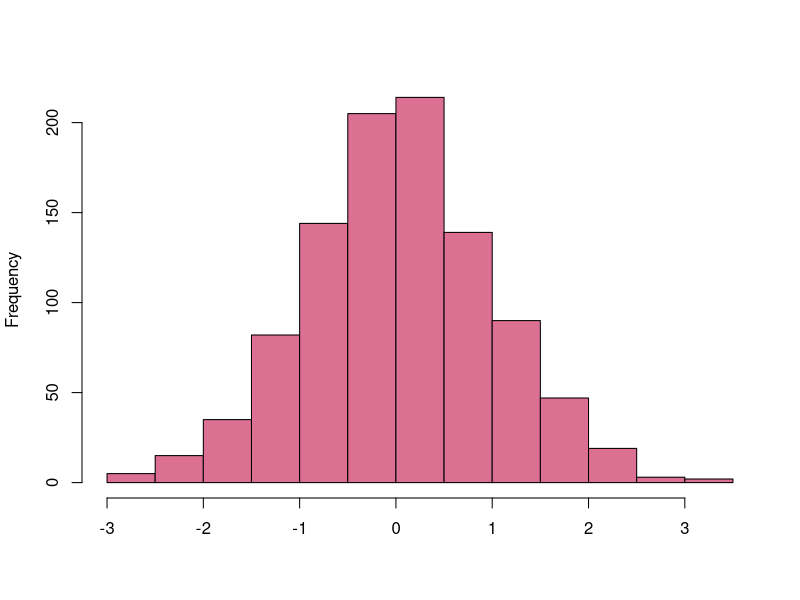
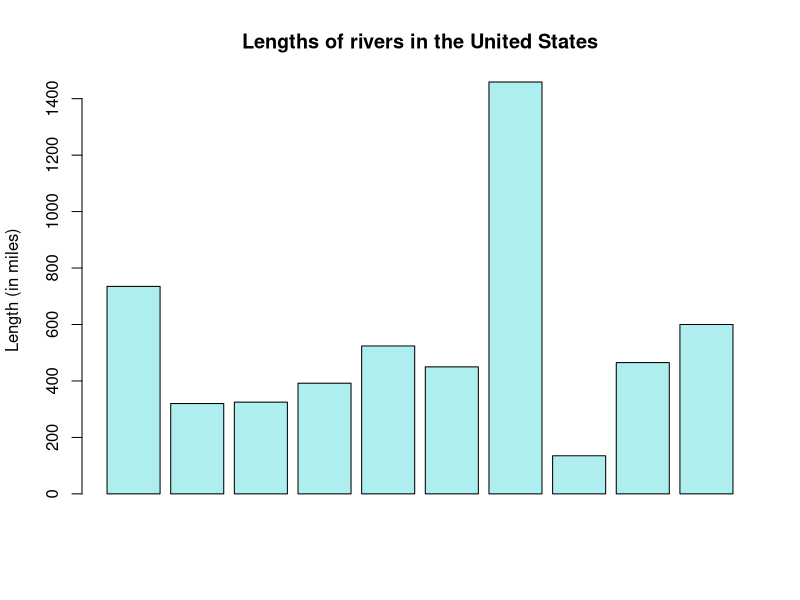
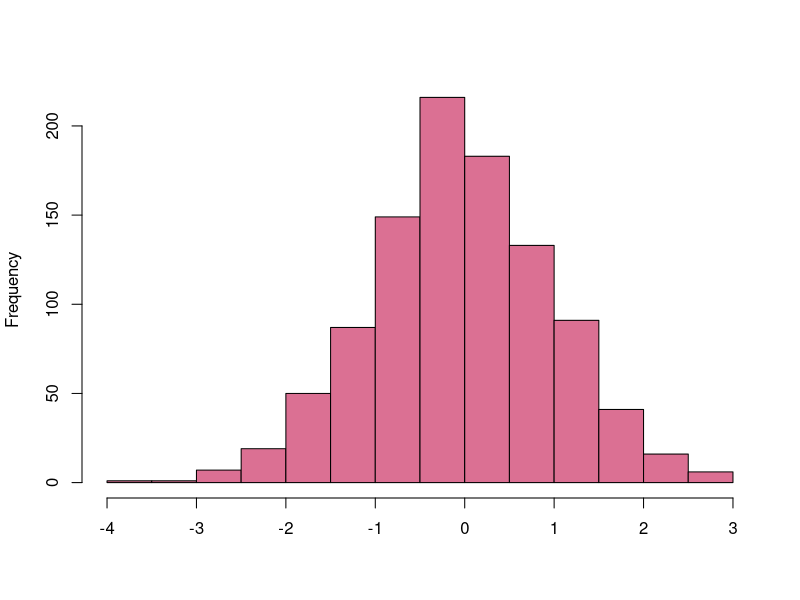
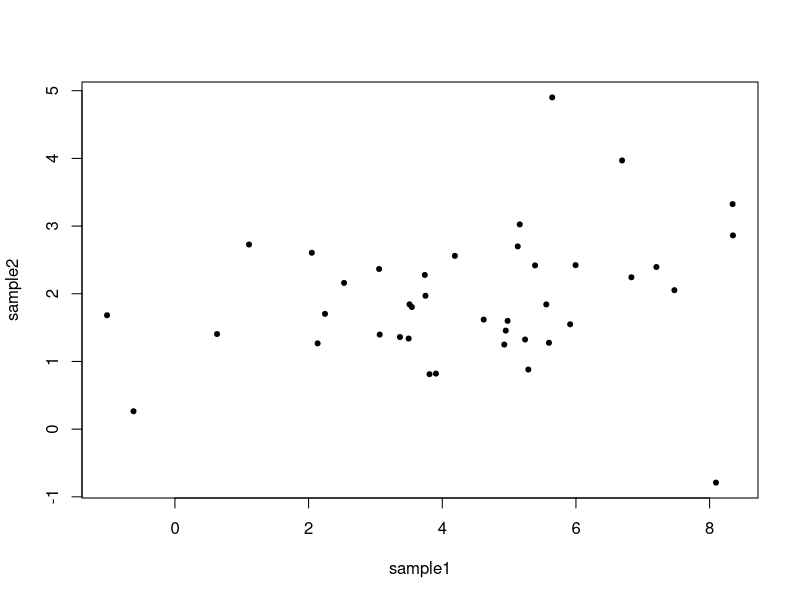
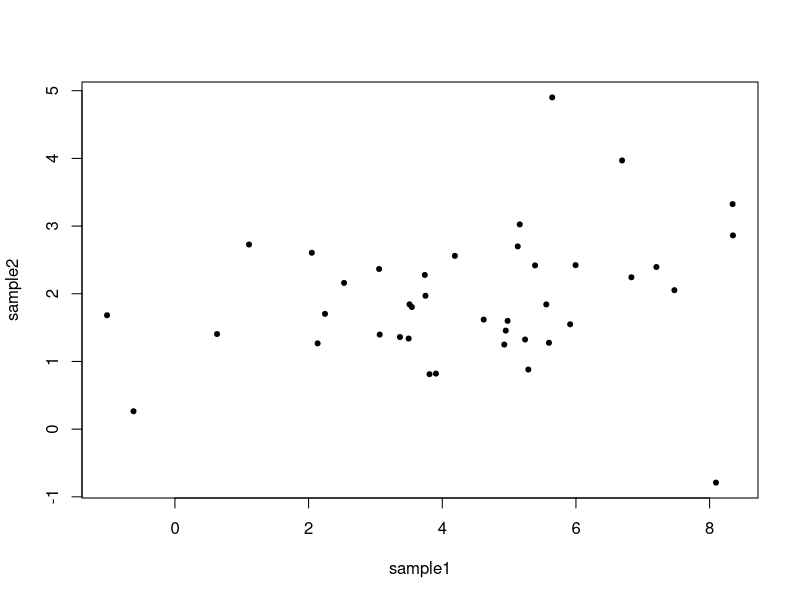
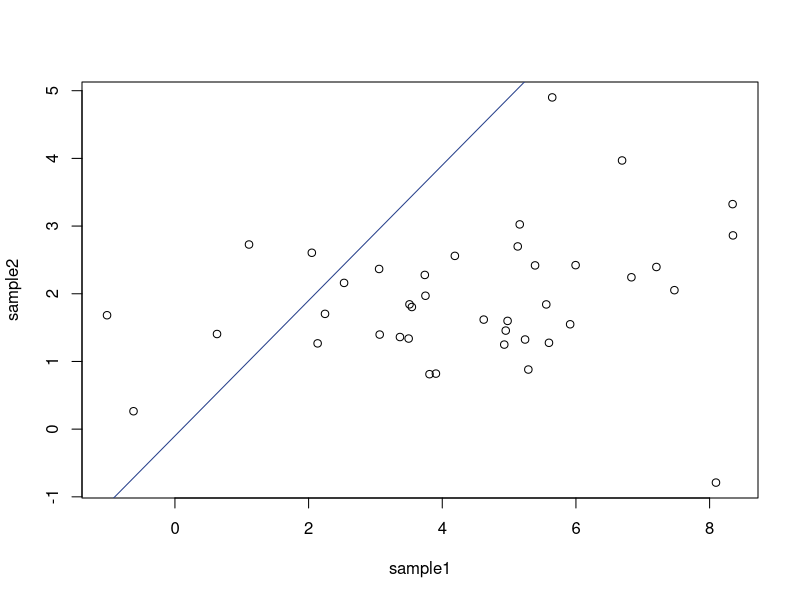
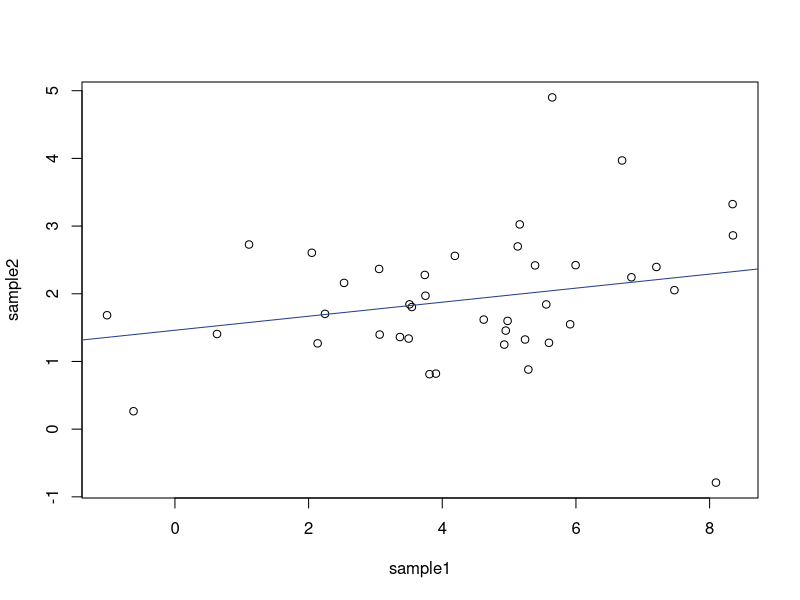
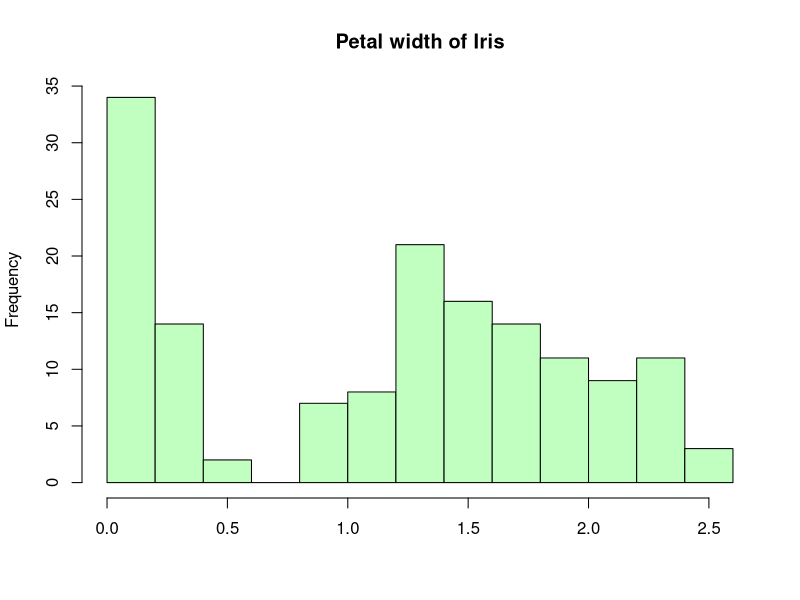

Reproduce these figures in R, in order. (Note: this script raises an error after producing the figures.)
## ---- chunk 1
7 + 4
3^2
10 %% 7
## ---- chunk 2
7 == 4
3 > 2
7!=4
## ---- chunk 3
a <- (12 + 180) * 3
a
## ---- chunk 4
5 + 5 # This adds five and five 

# 10 + 10 this does not add ten and ten 
## ---- chunk 5
a <- 8 * 10
b <- 2 * 10
d <- a * b
d

# This is equivalent to: 
d <- 8 * 10 * 2 * 10
d
## ---- chunk 6
a <- c(3, 4, 5)
a
b <- c(3.24, 4.57, 5.03)
b
## ---- chunk 7
pets <- c("dog", "cat", "bird")
pets
## ---- chunk 8
# Make objects 
a <- sqrt(4 * 7)
b <- 6 * 5
g <- 9 * 2

# Combine
d <- c(a, b, g)
d
## ---- chunk 9
x <- 1:10
x
## ---- chunk 10
x <- seq(from = 1, to = 20, by = 2)
x
## ---- chunk 11
# Create a vector 
height <- c(76, 72, 74, 74, 78)
height

height[1] # extract the 1st element in the vector 
height[5] # extract the 5th element
## ---- chunk 12
height <- c(76, 72, 74, 74, 78)

height[-1]
## ---- chunk 13
# Create a vector with named elements 
temp <- c(monday = 28.1, tuesday = 28.5, wednesday = 29.0, thursday = 30.1, friday = 30.2)
temp

temp["wednesday"]
temp[3]
## ---- chunk 14
y <- 5:50
y

y[y <= 10]  # extract all elements less than or equal to 10
y[y < 10 & y != 5]  # extract all elements less than 10 that are not equal to 5
## ---- chunk 15
seq(1, 10, 1)
seq(from = 1, to = 10, by = 1)
## ---- chunk 16
sum(c(3, 4, 5))
## ---- chunk 17
mean(seq(5, 100, 5))
## ---- chunk 18
x <- seq(5, 100, 5)

# use the vector x as the input to the function
mean(x)
## ---- chunk 19
help(mean)
## ---- chunk 20
?mean  # Same as help(mean) 
## ---- chunk 21
??robust
## ---- chunk 22
# Two ways to load packages:
library(ggplot2)
require(ggplot2)
## ---- chunk 23
norm <- rnorm(n = 1000, mean = 0, sd = 1)
head(norm)
hist(norm, col = "palevioletred", main = "", xlab = "", ylab = "Frequency")
## ---- chunk 24
# Use the R dataset of the length of rivers in the United States (a univariate data set)
head(rivers)
barplot(height = rivers[1:10], col = "paleturquoise", main = "Lengths of rivers in the United States", ylab = "Length (in miles)")
## ---- chunk 25
# Generate and visualize 100 random points from a standard normal distribution
sample <- rnorm(1000)
hist(sample, col = "palevioletred", main = "", xlab = "", ylab = "Frequency")
## ---- chunk 26
x <- 1:100
sample(x, size = 20) # Sample without replacement
sample(x, size = 20, replace = TRUE) # Sample with replacement
## ---- chunk 27
sample1 <- rnorm(n = 40, mean = 4, sd = 2)
sample2 <- rnorm(n = 40, mean = 2, sd = 1)
plot(formula = sample2 ~ sample1, pch = 20)
## ---- chunk 28
plot(x = sample1, y = sample2, pch = 20)
## ---- chunk 29
plot(sample1, sample2)
abline(a = -0.1, b = 1, col="royalblue4")
## ---- chunk 30
plot(sample1, sample2)
abline(lm(sample2 ~ sample1), col="royalblue4")
## ---- chunk 31
head(trees)  # Pre-loaded dataset in R - measurements of black cherry trees
## ---- chunk 32
head(iris)
## ---- chunk 33
head(iris)
## ---- chunk 34
iris[1, 1]  # first row, first column
iris[3, 3]  # third row, third column
## ---- chunk 35
iris[2, ]  # subset the entire second row 
iris[, 2]  # subset the entire second column 
## ---- chunk 36
iris[c(5, 7, 9), 1:2]
## ---- chunk 37
petal <- iris$Petal.Width  # Subset of the column petal width

hist(petal, col = "darkseagreen1", main = "Petal width of Iris", xlab = "", ylab = "Frequency") # Make a histogram of petal width frequency
## ---- chunk 38
logi <- petal > 1 # Which petal widths are greater than 1?
head(logi)

iris.subset <- iris[logi, ] # Subset of iris only including individuals
# where petal width is greater than 1

head(iris.subset)
## ---- chunk 39
iris.subset <- iris[iris$Petal.Length == 4,]
head(iris.subset)
## ---- chunk 40
versicolor_only <- iris[iris$Species == "versicolor", ]
head(versicolor_only)
## ---- chunk 41
versicolor.4 <- iris[iris$Petal.Length > 4 & iris$Species == "versicolor", ]  # subset of observations or only I. versicolor where petal length is greater than 4
head(versicolor.4)
## ---- chunk 42
df <- data.frame(x = 1:5, y = 6:2)
df
## ---- chunk 43
df <- data.frame(df, z = 41:45)
df
## ---- chunk 44
df$z <- 41:45
df
## ---- chunk 45
df.subset <- df[, -3]
df.subset
## ---- chunk 46
df$z <- NULL
df
## ---- chunk 47
a <- matrix(1:9, ncol = 3, nrow = 3)
a

## ---- chunk 48
a <- matrix(1:9, ncol = 3, nrow = 3)
a
a[2, 2]
a[2, ]
## ---- chunk 49
getwd()
## ---- chunk 50
for (i in 1:5){
    print(i)
}
## ---- chunk 51
x <- 1:10

x[6]
x[6:9]

## ---- chunk 52
x <- 1:10

sum(x)
mean(x)
## ---- chunk 53
for (i in 1:3) {
  print(i)
}
## ---- chunk 54
for (i in 1:4){
    print(i^2)
}
## ---- chunk 55
x <- 2

for (i in 1:4){
    x <- x^2
    print(x)
}
## ---- chunk 56
dogs <- 10
for (i in 1:5){
    dogs <- dogs + 1
}
## ---- chunk 57
nameVector <- c("Harry", "Hermione", "Ron")

for (i in 1:length(nameVector)){
    print(paste("Hi,", nameVector[i], sep=" "))
}
## ---- chunk 58
length(nameVector) # The # of positions in nameVector

nameVector[1] # The 1st position in nameVector

# Combine text and index of a vector
paste("Hi,", nameVector[1], sep=" ") 
## ---- chunk 59
nameVector <- c("Harry", "Hermione", "Ron")

for (i in 1:length(nameVector)){
    print(paste("Hi,", nameVector[i], sep=" "))
}
## ---- chunk 60
nameVector <- c("Harry", "Hermione", "Ron")

for (i in 1:length(nameVector)){
    paste("Hi,", nameVector[i], sep=" ")
}
## ---- chunk 61
x <- c(1, 2, "blue")
x
typeof(x)
## ---- chunk 62
a <- list(numeric = seq(0, 0.25, 0.01), integer = 10:20, logical = c(TRUE, FALSE, FALSE), character = c("open", "closed", "closed", "open"))
a
## ---- chunk 63
x <- c(1, 2, 3, 4, 5)
y <- c(3, 6, 8, 10)

v <- c(x, y)  # Create a vector
str(v)
l <- list(x, y)  # Create a list
str(l)

v[2]  # Index a vector 

l[[2]]  # Index a list 
## ---- chunk 64
b <- list(1:4, c(3.25, 6.75, 8.175, 4.5), c("apples", "bananas", "oranges", "pears"))
b[2]  # returns a list
str(b[2])

b[[2]]  # returns numbers from list
str(b[[2]])
## ---- chunk 65
b[1] * b[2]  # can't do arithmatic on lists

b[[1]] * b[[2]]  # can do arithmatic on numbers
## ---- chunk 66
b[[2]] # 2nd element of list 
b[[2]][2] # 2nd element of 2nd element of list 
## ---- chunk 67
outputs <- c()  # Create a blank vector

x <- rnorm(n = 10, mean = 1, sd = 0.5)  # Vector that we will use in the loop

for (i in 1:length(x)) {
  outputs[i] <- x[i] * 10
}
outputs
## ---- chunk 68
output <- list()
for(x in 1:10) {
  output[1] <- sum(x + x^2)
}

output2 <- list()
for(x in 1:11) {
  output2[x + 1] <- sum(x + x^2)
}
## ---- chunk 69
if (3 > 2) {
  print("Yes")
}
## ---- chunk 70
x <- 1:5

for (i in 1:length(x)) {
  if(x[i] > 3) {
    print(paste(x[i],"is greater than 3"))
  }
  if(x[i] <= 3) {
    print(paste(x[i],"is less than or equal to 3"))
  }
}
## ---- chunk 71
for (i in 1:length(x)) {
  if(x[i] > 3){
    break
    }
  if(x[i] <= 3) {
    print(paste(x[i],"is less than or equal to 3"))
    }
}
## ---- chunk 72
for (i in 1:length(x)) {
  if(x[i] == 4) {
    next
    }
  if(x[i] > 3) {
    print(paste(x[i],"is greater than 3"))
    }
  if(x[i] <= 3) {
    print(paste(x[i],"is less than or equal to 3"))
    }
  }
## ---- chunk 73
M <- matrix(rnorm(9), ncol = 3, nrow = 3)
M
apply(M, 1, median) # median of rows 
apply(M, 2, median) # median of columns 
## ---- chunk 74
med.M <- c()

for (i in 1:3) {
    med.M[i] <- median(M[, i])
}

med.M
## ---- chunk 75
# define a function, f
f <- function(x, y){
  x + y
}

# call function f
f(x = 1, y = 3) 
## ---- chunk 76
x <- 2  # variable defined outside the function

g <- function() {
    y <- 1 # variable defined inside the function 
    c(x, y) 
}

g()
## ---- chunk 77
f1 <- function(a, b) {
    x <- a + b 
    y <- (a + b)^2
    z <- a/b
}

f1(1, 2)  # doesn't return anything

f2 <- function(a, b) {
    x <- a + b 
    y <- (a + b)^2
    z <- a/b
    c(x, y, z)  # same result as writing return(c(x, y, z))
}

f2(1, 2)  # returns x, y, and z
## ---- chunk 78

params <- c(5, 25)
params

f3 <- function(p){
    alpha <- p[1]
    beta <- p[2]
    alpha * beta
}

f3(params)
## ---- chunk 79
subtract <- function(a = 5, b = 2){
    return(a - b)
}

subtract()
subtract(5, 6)
## ---- chunk 80
f4 <- function(x) {
  for (i in 1:ncol(x)) {
    if(class(x[, i]) != "numeric") {
      next
      }
    if(class(x[, i]) == "numeric") {
      print(mean(x[, i]))
    }
  }
}
f4(iris)
## ---- chunk 81
plot(x = iris$Species, y = iris$Sepal.Length)

library(ggplot2)
ggplot(data=iris, aes(x = Species, y = Sepal.Length)) + geom_boxplot() + theme_bw()
## ---- chunk 82
library(ggplot2)
ggplot(data = iris, aes(x = Sepal.Length, y = Sepal.Width)) + geom_point()
## ---- chunk 83
state <- data.frame(state.x77, state.region)
stateplot <- ggplot(data = state, aes(x = Population, y = Area))
stateplot + geom_point()
## ---- chunk 84
ggplot(data = state, aes(x = Population, y = Area)) + geom_point(size = 3)
## ---- chunk 85
ggplot(data = state, aes(x = Illiteracy, y = Murder, color = state.region)) + geom_point(size = 2)
## ---- chunk 86
ggplot(data = state, aes(x = Life.Exp, y = HS.Grad, color = state.region, shape = state.region)) + geom_point(size = 2)
## ---- chunk 87
d2 <- diamonds[sample(1:nrow(diamonds), 1000), ]
## ---- chunk 88
ggplot(data = d2, aes(x = carat, y = price, color = color)) + geom_point()
## ---- chunk 89
ggplot(iris, aes(x = Species,y = Sepal.Length)) + geom_boxplot()
## ---- chunk 90
ggplot(iris, aes(Sepal.Length)) + geom_histogram() + facet_grid(Species ~ .)
## ---- chunk 91
ggplot(iris, aes(Sepal.Length)) + geom_histogram() + facet_grid(. ~ Species)
## ---- chunk 92
ggplot(iris, aes(x = Sepal.Length, y = Sepal.Width, color = Species)) + geom_point() + stat_smooth(method = "lm")
## ---- chunk 93
ggplot(data = state, aes(x = Population, y = Area, color = state.region)) + scale_y_log10() + scale_x_log10() + geom_point()
## ---- chunk 94
ggplot(data = state, aes(x = Population, y = Area, color = state.region)) + scale_y_log10() + scale_x_log10() + geom_point() + scale_colour_manual(values = c("palegreen3","palevioletred3","peachpuff3", "paleturquoise3"))
## ---- chunk 95
ggplot(faithful, aes(x = waiting)) + geom_histogram(binwidth = 30, colour="black")
## ---- chunk 96
ggplot(faithful, aes(x=waiting)) + geom_histogram(binwidth = 8, colour="black", fill="paleturquoise")
## ---- chunk 97
ggplot(iris, aes(x = Species, y = Sepal.Length)) + geom_bar(stat = "identity")
## ---- chunk 98
ggplot(mtcars, aes(x = wt, y = mpg, color = as.factor(cyl))) + geom_line()
## ---- chunk 99
ggplot(faithful, aes(waiting)) + geom_density()
## ---- chunk 100
ggplot(faithful, aes(waiting)) + geom_density(fill = "thistle")
## ---- chunk 101
ggplot(iris, aes(Species, Sepal.Length)) + geom_bar(stat = "identity") + theme_bw()
## ---- chunk 102
xvar <- rnorm(100)
yvar <- rnorm(100)
df <- data.frame(xvar, yvar) # coerce to data frame 
ggplot(df, aes(xvar, yvar)) + geom_point()
## ---- chunk 103
df <- data.frame(spA = rnorm(100,50,1),
           spB = rnorm(100,75,5),
           spC = rnorm(100,20,0.5),
           spD = rnorm(100,25,0.75))
## ---- chunk 104
head(df)
dim(df)
## ---- chunk 105
df2 <- data.frame(species=rep(c("A","B","C","D"), 100),
                  weight=rnorm(400, 75, 5)
                  )
## ---- chunk 106
head(df2)
dim(df2)
## ---- chunk 107
# make some fake "wide" data
df <- data.frame(A = rnorm(100, 50, 6),
           B = rnorm(100, 75, 5),
           C = rnorm(100, 50, 4),
           D = rnorm(100, 55, 3))
head(df)
## ---- chunk 108
library(reshape2)
df2 <- melt(data = df)
head(df2)
dim(df2)
## ---- chunk 109
ggplot(df2, aes(x = value)) + geom_histogram() + facet_grid(.~variable)
